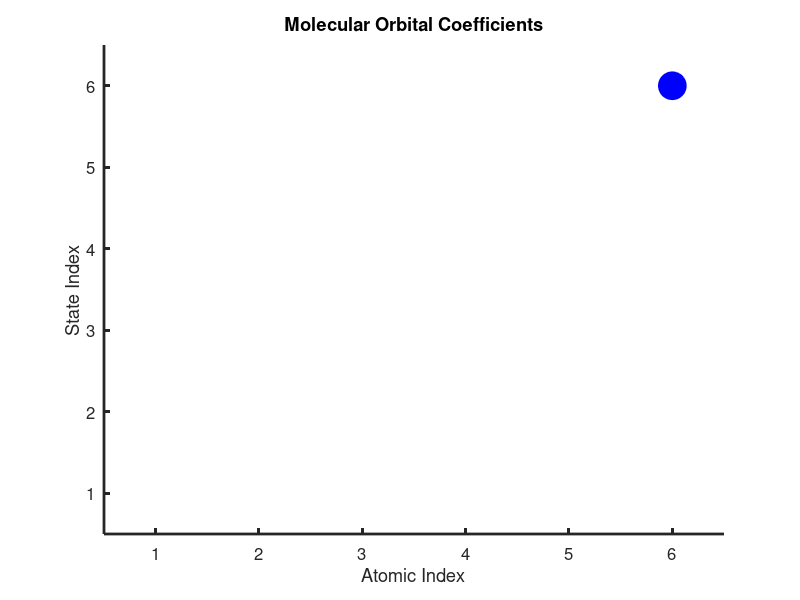

The MATLAB script that drew this image:
%
% SET UP PARAMETERS
%
alpha=-6.8; %diagonal element of Hamiltonian
beta=-3.6; %off-diagonal element of Hamiltonian
clim=6; % number of carbon atoms
icyclic=1; % set icyclic equal to number other than zero to make ring
%
% BELOW PROGRAM EXECUTES INSTRUCTIONS GIVEN IN LINES 5-8
%
%
% BUILD HAMILTONIAN FOR POLYENE
%
for k=1:clim
    H(k,k)=alpha;
        for m=1:clim
            if m==k+1
                H(k,m)=beta;
                H(m,k)=beta;
            end
        end
end
if icyclic ~= 0
    H(clim,1)=beta;
    H(1,clim)=beta;
end

% OBTAIN EIGENVALES AND COEFFICIENTS
%
[E, C]=eig(H);


% SHUFFLE POSITIVE AND NEGATIVE COEFFICIENTS
%
Cpos=zeros(clim,clim)+1e-10;
Cneg=zeros(clim,clim)+1e-10;
for j=1:clim
    for jj=1:clim
        print(C)
        if C(j,jj) < 0
            Cneg(jj,j)= -1* C(j,jj);
        end
        if C(j,jj) > 0
            Cpos(jj,j)=C(j,jj);
        end
    end
end

%
% PRINT RESULTS
%
% 'EIGENVALUES'
diag(E)
% 'COEFFICIENTS (EACH COLUMN CORRESPONDS TO DIFFERENT EIGENSTATE & EACH ROW CORRESPONDS TO DIFFERENT COEFFICIENT)'



% PLOT THE ENERGY LEVEL DIAGRAM
%

%for k=1:clim
 %   plot([1.5 3.5],[(E(k,k)-alpha)/beta, (E(k,k)-alpha)/beta],'linewidth',2,'color','b') ;
%end
ylim([-2.1 2.1])
 ylim([-4.1 4.1])
xlim([0 5])
ylabel('Energy (Multiples Of beta)')
set(gca,'fontsize',15,'xticklabel','','linewidth',2)
title('Molecular Orbital Energies')


%
% PLOT THE MOLECULAR ORBITALS
%
if clim <21
    x=1:clim;
    y(x)=0;
    for k=1:clim
        scatter(x,y+k,1000 * Cneg(k,x),'fill','MarkerEdgeColor','r','MarkerFaceColor','r');
        scatter(x,y+k,1000 * Cpos(k,x),'fill','MarkerEdgeColor','b','MarkerFaceColor','b');
    end
    set(gca,'ytick',0:clim);set(gca,'xtick',0:clim)
    xlim([0.5 clim+0.5]);ylim([0.5 clim+0.5])
    xlabel('Atomic Index','fontsize',16)
    ylabel('State Index','fontsize',16)
    set(gca,'fontsize',12,'linewidth',2);
    title('Molecular Orbital Coefficients')
    
end